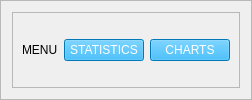
                      <widget class="QFrame" name="frame_20">
                       <property name="styleSheet">
                        <string notr="true"/>
                       </property>
                       <property name="frameShape">
                        <enum>QFrame::StyledPanel</enum>
                       </property>
                       <property name="frameShadow">
                        <enum>QFrame::Raised</enum>
                       </property>
                       <layout class="QHBoxLayout" name="horizontalLayout_26">
                        <item>
                         <widget class="QFrame" name="frame_24">
                          <property name="styleSheet">
                           <string notr="true"/>
                          </property>
                          <property name="frameShape">
                           <enum>QFrame::StyledPanel</enum>
                          </property>
                          <property name="frameShadow">
                           <enum>QFrame::Raised</enum>
                          </property>
                          <layout class="QHBoxLayout" name="horizontalLayout_29">
                           <item>
                            <widget class="QLabel" name="label_37">
                             <property name="styleSheet">
                              <string notr="true"/>
                             </property>
                             <property name="text">
                              <string>MENU</string>
                             </property>
                            </widget>
                           </item>
                           <item>
                            <widget class="QPushButton" name="stats">
                             <property name="styleSheet">
                              <string notr="true">color: rgb(255, 255, 255);
font: 10pt &quot;Comfortaa&quot;;

background-color: rgb(0, 170, 255);</string>
                             </property>
                             <property name="text">
                              <string>STATISTICS</string>
                             </property>
                            </widget>
                           </item>
                           <item>
                            <widget class="QPushButton" name="charts">
                             <property name="styleSheet">
                              <string notr="true">color: rgb(255, 255, 255);
font: 10pt &quot;Comfortaa&quot;;

background-color: rgb(0, 170, 255);</string>
                             </property>
                             <property name="text">
                              <string>CHARTS</string>
                             </property>
                            </widget>
                           </item>
                          </layout>
                         </widget>
                        </item>
                       </layout>
                      </widget>
